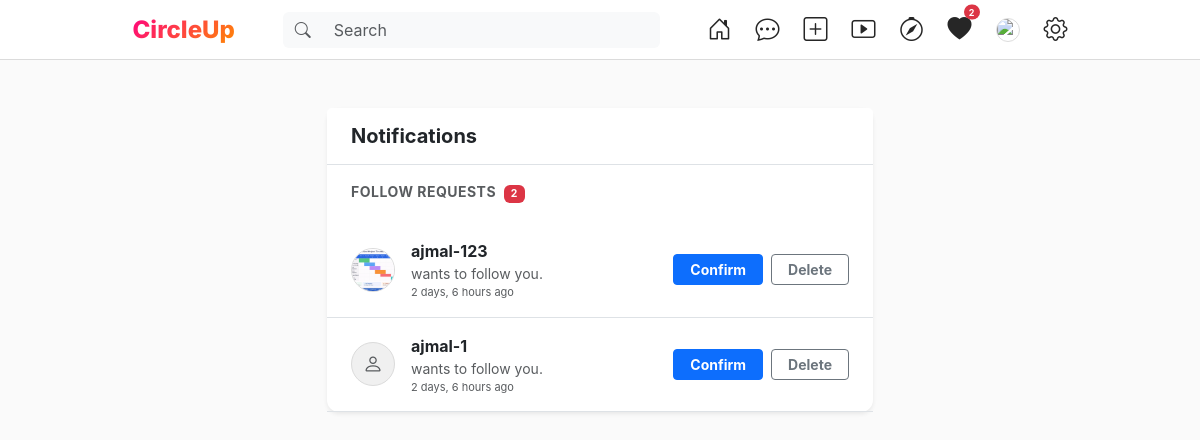
The app's page /notifications/ (signed in) with its own data.
### app/models.py (models this page shows, shortened)
class FriendRequest(models.Model):
    from_user = models.ForeignKey(User, on_delete=models.CASCADE, related_name='sent_requests')
    to_user = models.ForeignKey(User, on_delete=models.CASCADE, related_name='received_requests')
    status = models.CharField(max_length=10, choices=[('pending','Pending'),('accepted','Accepted'),('rejected','Rejected')], default='pending')
    created = models.DateTimeField(default=timezone.now)
    class Meta:
        unique_together = ('from_user', 'to_user')

class Profile(models.Model):
    pic = models.FilePathField(path='uploads/', blank=True, null=True)
    user = models.ForeignKey(User, on_delete=models.SET_NULL, null=True, blank=True)
    text = models.CharField(max_length=100, null=True, blank=True)
    score = models.FloatField(default=0.0)
    last_seen = models.DateTimeField(null=True, blank=True)
    dob = models.DateField(null=True, blank=True)
    last_toxic_comment = models.DateTimeField(null=True, blank=True)  # Timestamp of most recent toxic comment
    ban_until = models.DateTimeField(null=True, blank=True)           # When current ban expires
    ban_level = models.IntegerField(default=1)                        # Ban multiplier: 1=4h, 2=8h, 3=12h...
    last_ban_applied = models.DateTimeField(null=True, blank=True)    # When the last ban was issued (for escalation tracking)

### app/views.py (the view)
# urls.py: path('notifications/', notifications, name='notifications'),
@login_required(login_url='login')
def notifications(request):
    pending_requests = FriendRequest.objects.filter(
        to_user=request.user, status='pending'
    ).select_related('from_user').order_by('-created')
    return render(request, 'notifications.html', {
        'pending_requests': pending_requests,
        'pending_count': pending_requests.count(),
    })

### app/context_processors.py (called while the page is built)
def pending_friend_requests(request):
    if request.user.is_authenticated:
        count = FriendRequest.objects.filter(
            to_user=request.user, status='pending'
        ).count()
    else:
        count = 0
    return {'pending_friend_requests_count': count}

### app/templates/notifications.html (shortened to what this page needs)
{% extends 'base.html' %}
{% load static %}
{% block content %}
<div class="row justify-content-center mt-4">
    <div class="col-md-6">
        <div class="card shadow-sm border-0" style="border-radius: 12px;">
            <div class="card-header bg-white border-bottom py-3 px-4">
                <h5 class="fw-bold mb-0">Notifications</h5>
            </div>
            <div class="card-body p-0">
                {% if pending_requests %}
                    <div class="px-4 pt-3 pb-1">
                        <p class="text-muted small fw-bold text-uppercase" style="letter-spacing: 0.5px;">
                            Follow Requests
                            <span class="badge bg-danger ms-1">{{ pending_count }}</span>
                        </p>
                    </div>
                    {% for req in pending_requests %}
                    <div class="d-flex align-items-center px-4 py-3 border-bottom notification-row">
                        <a href="{% url 'view_profile' req.from_user.username %}" class="text-decoration-none me-3">
                            {% with prof=req.from_user.profile_set.first %}
                            {% if prof and prof.pic and prof.pic != "None" %}
                                <img src="http://127.0.0.1:8000/{{ prof.pic }}"
                                     style="width:44px;height:44px;border-radius:50%;object-fit:cover;border:1px solid #dbdbdb;">
                            {% else %}
                                <div style="width:44px;height:44px;border-radius:50%;background:#f0f0f0;display:flex;align-items:center;justify-content:center;border:1px solid #dbdbdb;">
                                    <i class="bi bi-person text-muted fs-5"></i>
                                </div>
                            {% endif %}
                            {% endwith %}
                        </a>
                        <div class="flex-grow-1">
                            <a href="{% url 'view_profile' req.from_user.username %}" class="text-decoration-none text-dark fw-bold">
                                {{ req.from_user.username }}
                            </a>
                            <div class="text-muted small">wants to follow you.</div>
                            <div class="text-muted" style="font-size:11px;">
                                {{ req.created|timesince }} ago
                            </div>
                        </div>
                        <div class="d-flex gap-2 ms-3">
                            <a href="{% url 'accept_friend_request' req.id %}"
                               class="btn btn-primary btn-sm fw-bold px-3 ajax-friend-action" data-action="accept">
                                Confirm
                            </a>
                            <a href="{% url 'reject_friend_request' req.id %}"
                               class="btn btn-outline-secondary btn-sm fw-bold px-3 ajax-friend-action" data-action="reject">
                                Delete
                            </a>
                        </div>
                    </div>
                    {% endfor %}
                {% else %}
                    <div class="text-center py-5">
                        <i class="bi bi-bell-slash fs-1 text-muted"></i>
                        <p class="mt-3 text-muted">No new notifications.</p>
                        <p class="text-muted small">When someone sends you a follow request, it will appear here.</p>
                    </div>
                {% endif %}
            </div>
        </div>
    </div>
</div>
{% endblock %}

### app/static/css/insta_style.css (style rules this page uses)
:root { --primary-gradient: linear-gradient(135deg, #FF0080 0%, #FF8C00 100%); --insta-blue: #0095f6; --insta-dark-blue: #00376b; --bg-light: #fafafa; --border-color: #dbdbdb; --text-primary: #262626; --text-secondary: #8e8e8e; --glass-bg: rgba(255, 255, 255, 0.85); --card-shadow: 0 8px 32px rgba(0, 0, 0, 0.05); }
body { background-color: var(--bg-light) !important; color: var(--text-primary); font-family: -apple-system, BlinkMacSystemFont, "Segoe UI", Roboto, Helvetica, Arial, sans-serif !important; }

### records on screen
FriendRequest: from_user.profile_set.first.pic (picture), from_user.username "ajmal-123", created "2 days, 6 hours"
FriendRequest: from_user.username "ajmal-1", created "2 days, 6 hours"

### other values on screen
{{ pending_friend_requests_count }} "2"
{{ pending_count }} "2"
